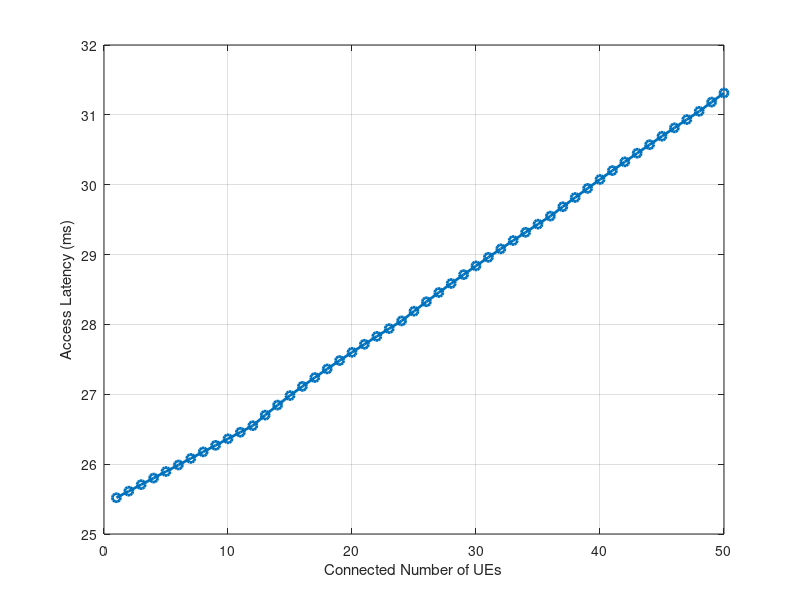

Here is the MATLAB script that generated this plot:
clear;clc;

Tb = 74.6e-6; % Constant
BWSS = 57.4e6; % Constant
BWtot = 250e6; % Constant
TRS = 1.25e-3;
NUE_range = 1:50;


PMD = 0.15;
PMA = 0.15;

% TSS_range = [10,15,20,40,80,160]*1e-3;
TSS = 20e-3
M_burst = 64; % Varying
latency = zeros(length(NUE_range),1);
for ii=1:length(NUE_range)

%     TSS = TSS_range(ii); % Varying 
    NUE = NUE_range(ii); % Varying
    
    NRS = max(floor((TSS-Tb*M_burst)/TRS),1); % adaptively adjusted
    
    % compute overhead
    OH(ii) = (Tb*BWSS*M_burst)/(TSS*BWtot);
    K=0:5;
    latency_IA = sum(PMD*((1-PMD).^K).*K*TSS);
    Kcyc(ii) = floor((NUE-1)/NRS);
    Kres = NUE-Kcyc(ii)*NRS;
    if Kcyc(ii)==0
        latency(ii) = 0;
        for qq=1:NUE
            latency(ii) = latency(ii)+(qq*TRS)/NUE;
        end
    else
        for kk=1:Kcyc(ii)
            for qq=1:NRS
                latency(ii) = latency(ii)+((kk-1)*TSS+qq*TRS)/NUE;
            end
        end
        for qq=1:Kres
            latency(ii) = latency(ii)+(Kcyc(ii)*TSS+qq*TRS)/NUE;
        end
    end
%     latency(ii) = latency_SS(ii)+latency_RS(ii);
    latency_tot(ii) = latency_IA+PMA*latency(ii);
end
figure;
% plot(OH*100,latency_tot/1e-3,'-o','linewidth',2);hold on
plot(NUE_range,latency_tot/1e-3,'-o','linewidth',2);hold on

grid on
xlabel('Connected Number of UEs')
ylabel('Access Latency (ms)')
